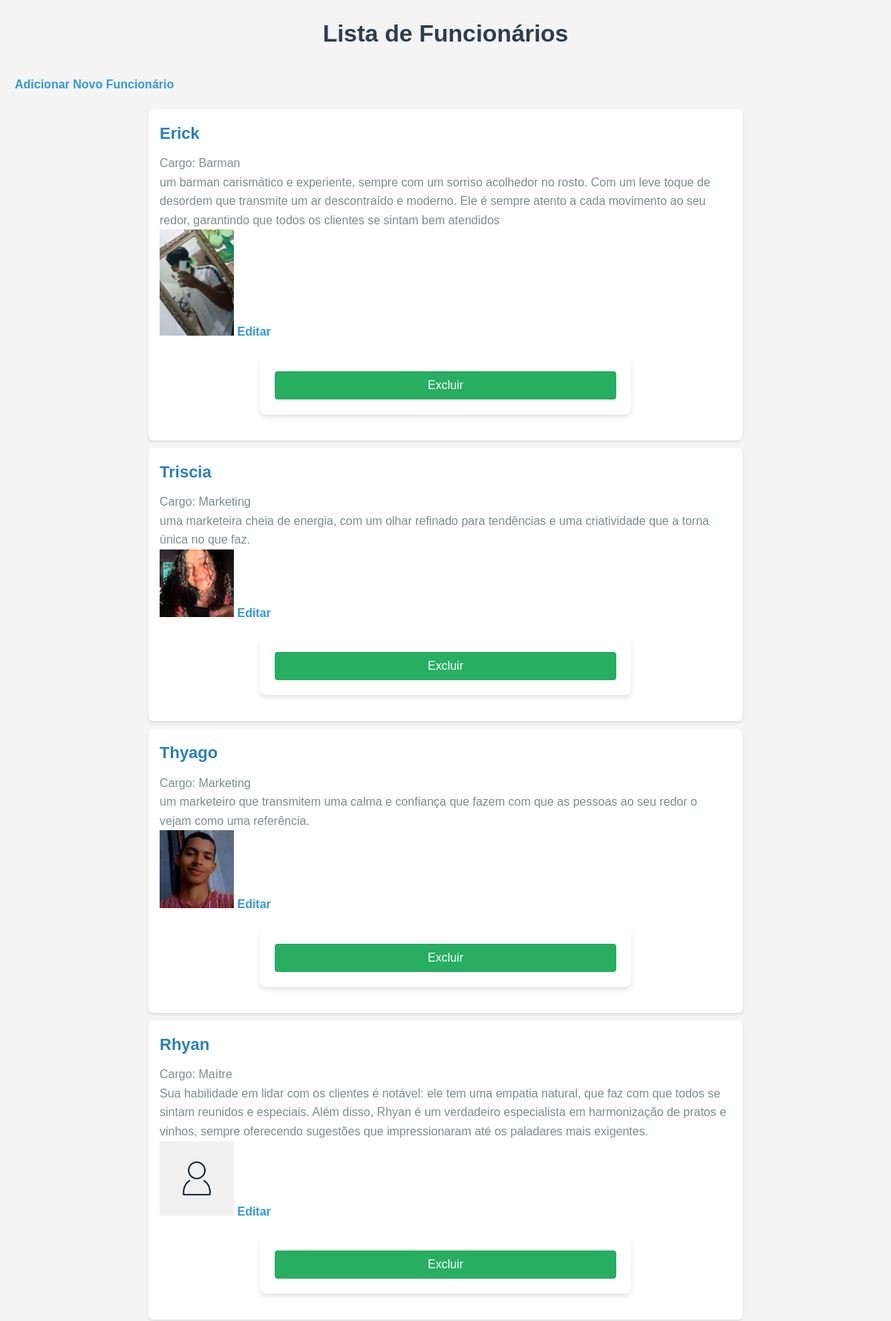
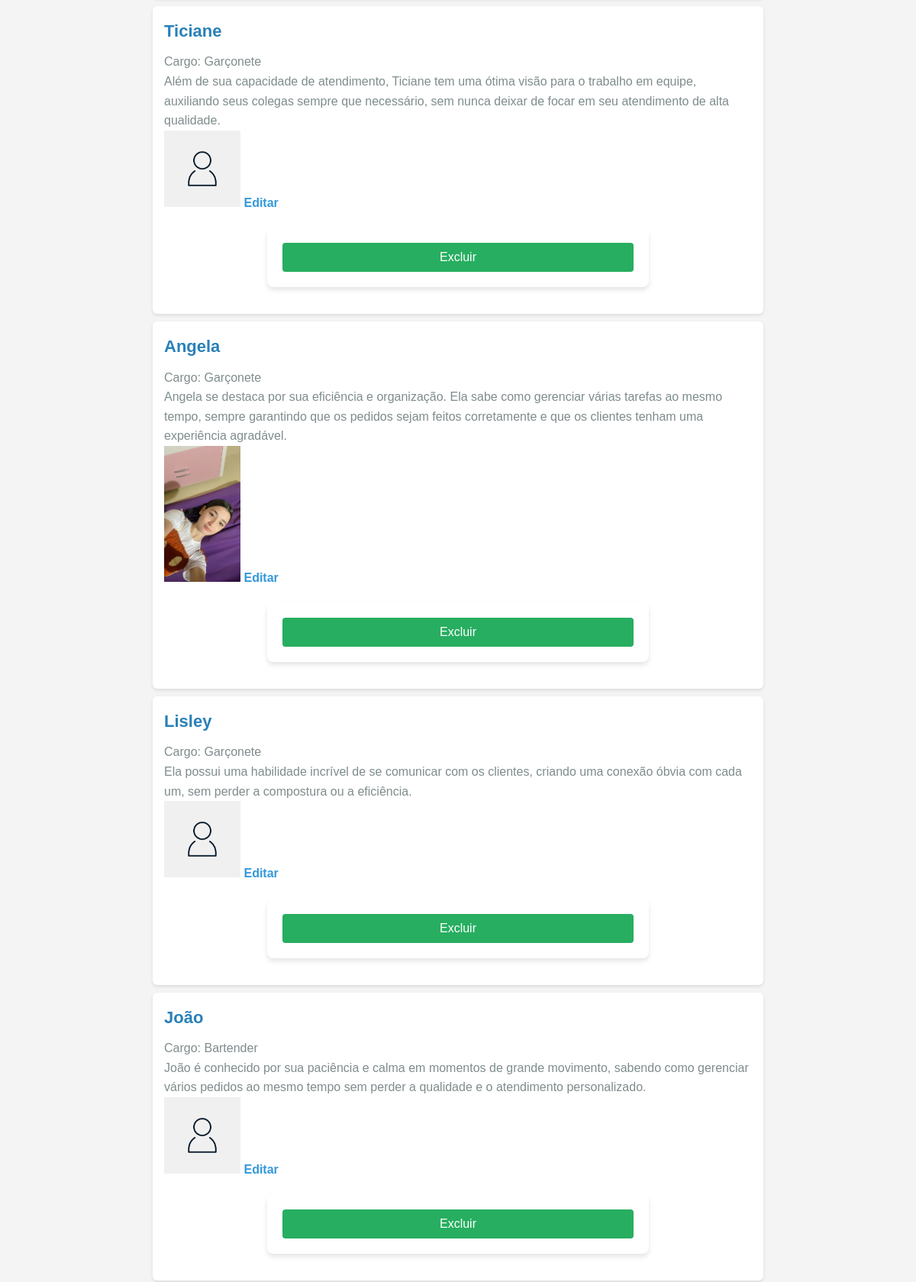
The app's page /funcionarios (upper part) with its own data (2 pictures, top to bottom).
### main.py (models this page shows)
class Funcionario(db.Model):
    id = db.Column(db.Integer, primary_key=True)
    nome = db.Column(db.String(100), nullable=False)
    cargo = db.Column(db.String(100), nullable=False)
    foto = db.Column(db.String(200), nullable=True)
    apresentacao = db.Column(db.Text, nullable=True)

### main.py (the view)
@app.route('/funcionarios', methods=['GET'])
def listar_funcionarios():
    funcionarios = Funcionario.query.all()
    return render_template('adm/list_funcionarios.html', funcionarios=funcionarios)

### templates/adm/list_funcionarios.html (shortened to what this page needs)
<!DOCTYPE html>
<html lang="pt-br">
<head>
    <link rel="stylesheet" href="{{ url_for('static', filename='css/adm_style.css') }}">
</head>
<body>
    <h1>Lista de Funcionários</h1>
    <a href="{{ url_for('criar_funcionario') }}">Adicionar Novo Funcionário</a>
    <ul>
        {% for funcionario in funcionarios %}
            <li>
                <h2>{{ funcionario.nome }}</h2>
                <p>Cargo: {{ funcionario.cargo }}</p>
                <p>{{ funcionario.apresentacao }}</p>
                {% if funcionario.foto %}
                    <img src="{{ url_for('static', filename='img/' + funcionario.foto) }}" alt="{{ funcionario.nome }}" width="100">
                {% endif %}
                <a href="{{ url_for('editar_funcionario', id=funcionario.id) }}">Editar</a>
                <form action="{{ url_for('excluir_funcionario', id=funcionario.id) }}" method="POST" onsubmit="return confirmarExclusao()">
                    <button type="submit">Excluir</button>
                </form>
            </li>
        {% endfor %}
    </ul>
</body>
</html>

### static/css/adm_style.css (style rules this page uses)
* { margin: 0; padding: 0; box-sizing: border-box; }
body { font-family: 'Arial', sans-serif; background-color: #f4f4f4; color: #333; line-height: 1.6; padding: 20px; }
h1 { text-align: center; color: #2c3e50; margin-bottom: 20px; }
h2 { color: #2980b9; }
form { background-color: #fff; padding: 20px; border-radius: 8px; box-shadow: 0 4px 6px rgba(0, 0, 0, 0.1); max-width: 500px; margin: 20px auto; }
button { width: 100%; padding: 10px; background-color: #27ae60; border: none; border-radius: 4px; color: white; font-size: 16px; cursor: pointer; transition: background-color 0.3s ease; }
ul { list-style-type: none; padding: 0; margin: 20px auto; max-width: 800px; }
li { background-color: #fff; margin-bottom: 10px; padding: 15px; border-radius: 6px; box-shadow: 0 2px 4px rgba(0, 0, 0, 0.1); }
li h2 { font-size: 22px; margin-bottom: 10px; }
li p { font-size: 16px; color: #7f8c8d; }
a { text-decoration: none; color: #3498db; font-weight: bold; margin-top: 10px; display: inline-block; }

### records on screen
Funcionario: nome "Erick", cargo "Barman", apresentacao "um barman carismático e experiente, sempre com um sorriso acolhedor no rosto. Com um leve toque de desordem que transmite um ar descontraído e moderno. Ele é sempre atento a cada movimento ao seu redor, garantindo que todos os clientes se sintam bem atendidos", foto (picture)
Funcionario: nome "Triscia", cargo "Marketing", apresentacao "uma marketeira cheia de energia, com um olhar refinado para tendências e uma criatividade que a torna única no que faz.", foto (picture)
Funcionario: nome "Thyago", cargo "Marketing", apresentacao "um marketeiro que transmitem uma calma e confiança que fazem com que as pessoas ao seu redor o vejam como uma referência.", foto (picture)
Funcionario: nome "Rhyan", cargo "Maítre", apresentacao "Sua habilidade em lidar com os clientes é notável: ele tem uma empatia natural, que faz com que todos se sintam reunidos e especiais. Além disso, Rhyan é um verdadeiro especialista em harmonização de pratos e vinhos, sempre oferecendo sugestões que impressionaram até os paladares mais exigentes.", foto (picture)
Funcionario: nome "Ticiane", cargo "Garçonete", apresentacao "Além de sua capacidade de atendimento, Ticiane tem uma ótima visão para o trabalho em equipe, auxiliando seus colegas sempre que necessário, sem nunca deixar de focar em seu atendimento de alta qualidade.", foto (picture)
Funcionario: nome "Angela", cargo "Garçonete", apresentacao "Angela se destaca por sua eficiência e organização. Ela sabe como gerenciar várias tarefas ao mesmo tempo, sempre garantindo que os pedidos sejam feitos corretamente e que os clientes tenham uma experiência agradável.", foto (picture)
Funcionario: nome "Lisley", cargo "Garçonete", apresentacao "Ela possui uma habilidade incrível de se comunicar com os clientes, criando uma conexão óbvia com cada um, sem perder a compostura ou a eficiência.", foto (picture)
Funcionario: nome "João", cargo "Bartender", apresentacao "João é conhecido por sua paciência e calma em momentos de grande movimento, sabendo como gerenciar vários pedidos ao mesmo tempo sem perder a qualidade e o atendimento personalizado.", foto (picture)
